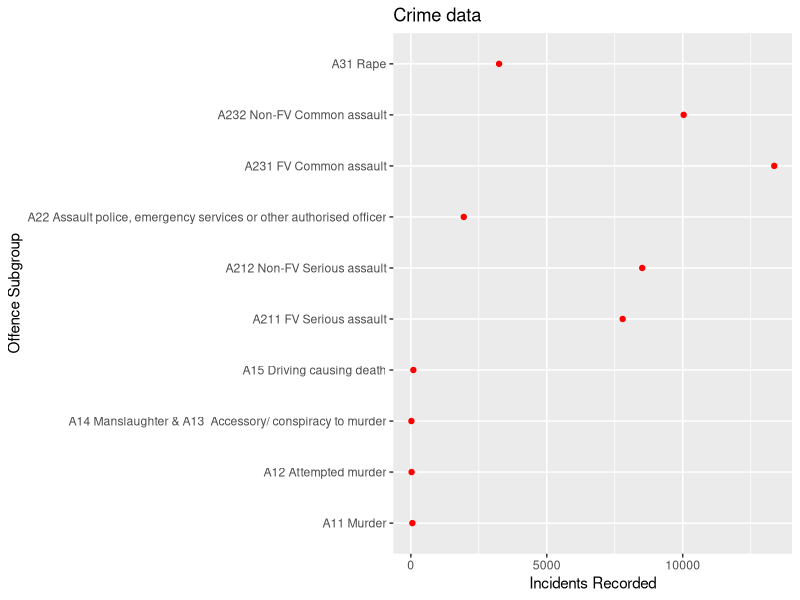

Recreate this plot in R.
## ---- chunk 1
library(tidyverse)
library(ggrepel)
## ---- chunk 2

crime_data <- read_csv("Data_Tables_Criminal_Incidents_Visualisation_Year_Ending_December_2019.csv")

crime_data <- head(crime_data,10) %>% rename(abc = "Offence Subgroup", xyz = "Incidents Recorded")

ggplot(crime_data, aes(x=xyz, y=abc)) + geom_point(color= "red") + labs(x = "Incidents Recorded", y = "Offence Subgroup", title = "Crime data") + theme(legend.position = 'none')
  
